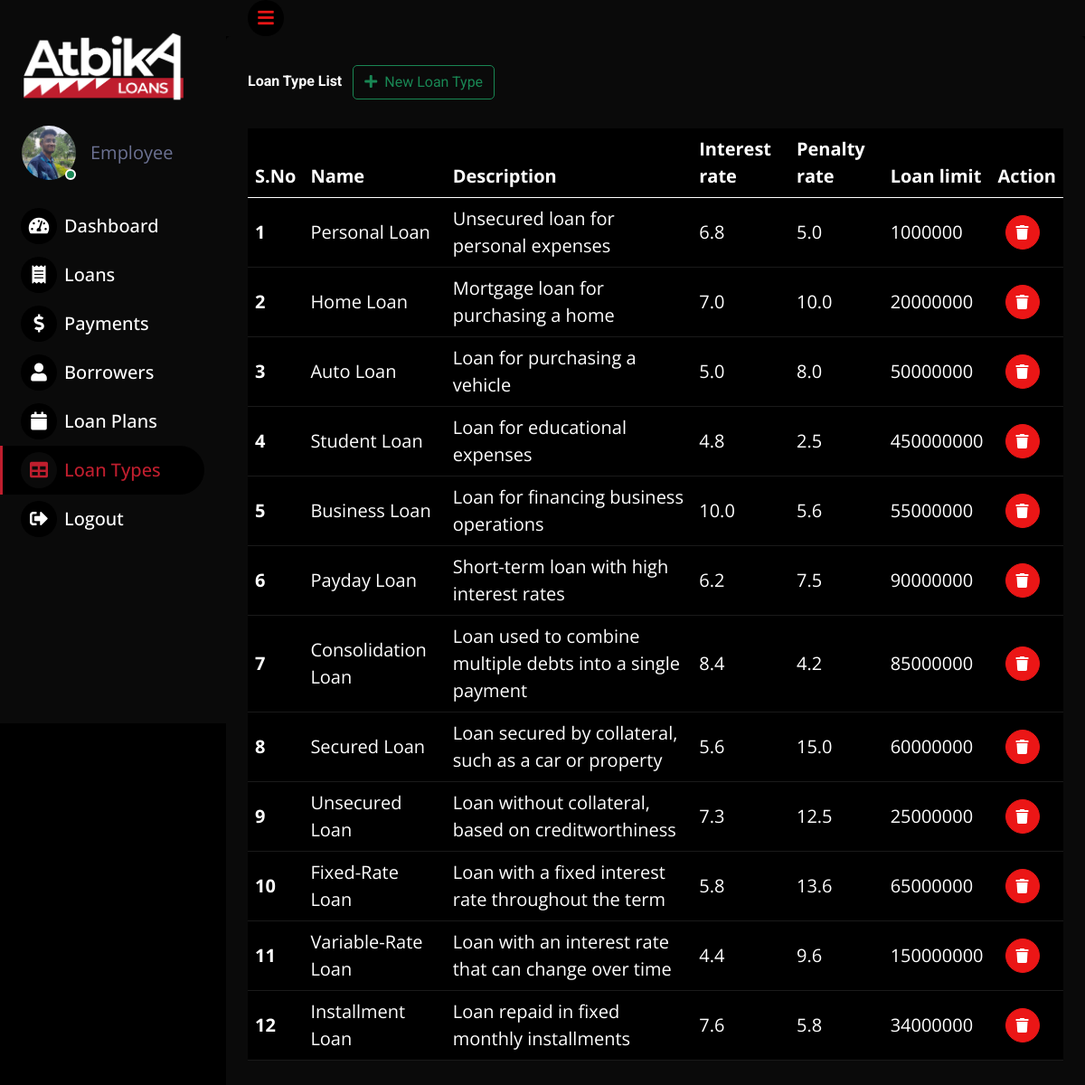
The app's page /loantypes with its own data.
### applications/models.py (models this page shows)
class LO_TY(db.Model):
    __tablename__ = 'lo_ty'
    loty_id= db.Column(db.Integer, primary_key=True)
    loty_name = db.Column(db.String, nullable=False,unique=True)
    desc = db.Column(db.String, nullable=False)
    int_rate = db.Column(db.REAL, nullable=False)
    penalty_rate=db.Column(db.REAL, nullable=False)
    maxloan_amt = db.Column(db.Integer, nullable=False)

### applications/controllers.py (the view)
@app.route("/loantypes", methods=["GET", "POST"])
def a6():
    if request.method == "GET":
        return render_template("loantypes.html", emp=name.capitalize(),loantypes=[i for i in LO_TY.query.all()])
    elif request.method=="POST":
        db.session.add(LO_TY(loty_name=request.form["l_name"],desc=request.form["l_desc"],int_rate=request.form["l_int_rate"]
                             ,maxloan_amt=request.form["max_amt"]))
        db.session.commit()
        return render_template("loantypes.html", emp=name.capitalize(),loantypes=[i for i in LO_TY.query.all()])

### templates/loantypes.html (shortened to what this page needs)
<!DOCTYPE html>
<html lang="en">
<head>
    <link href="https://cdnjs.cloudflare.com/ajax/libs/font-awesome/5.10.0/css/all.min.css" rel="stylesheet">
    <link href="https://cdn.jsdelivr.net/npm/bootstrap-icons@1.4.1/font/bootstrap-icons.css" rel="stylesheet">
    <link href="/static/lib/owlcarousel/assets/owl.carousel.min.css" rel="stylesheet">
    <link href="/static/lib/tempusdominus/css/tempusdominus-bootstrap-4.min.css" rel="stylesheet" />
    <link href="/static/css/bootstrap.min.css" rel="stylesheet">
    <link href="/static/css/style.css" rel="stylesheet">
    <link href="/static/style.css" rel="stylesheet">
</head>
<body>
    <div class="container-fluid position-relative d-flex p-0">
        <div class="sidebar pe-4 pb-3">
            <nav class="navbar bs-gray-dark navbar-dark">
                <a href="home.html" class="navbar-brand mx-4 mb-3">
                    <img src="/static/img/logo.png" height="85" style="margin-top: 20px;">
                </a>
                <div class="d-flex align-items-center ms-4 mb-4 img1">
                    <div class="position-relative">
                        <img class="rounded-circle" src="/static/img/emp.jpeg" alt="" style="width: 60px; height: 60px;">
                        <div
                            class="bg-success rounded-circle border border-2 border-white position-absolute end-0 bottom-0 p-1" id="hide">
                        </div>
                    </div>
                    <div class="ms-3">
                        <span>Employee</span>
                    </div>
                </div>
                <div class="navbar-nav w-100">
                    <a href="/home" class="nav-item nav-link"><i class="fa fa-tachometer-alt me-2"></i>Dashboard</a>
                    <a href="/loans" class="nav-item nav-link"><i class="fa fa-receipt me-2"></i>Loans</a>
                    <a href="/payments" class="nav-item nav-link"><i
                            class="fa fa-dollar-sign me-2"></i>Payments</a>
                    <a href="/borrowers" class="nav-item nav-link"><i class="fa fa-user me-2"></i>Borrowers</a>
                    <a href="/loanplans" class="nav-item nav-link"><i class="fa fa-calendar me-2"></i>Loan Plans</a>
                    <a href="/loantypes" class="nav-item nav-link active"><i class="fa fa-table me-2"></i>Loan Types</a>
                    <a href="/" class="nav-item nav-link"><i class="fa fa-sign-out-alt me-2"></i>Logout</a>
                </div>
            </nav>
        </div>
        <div class="content">
            <nav class="navbar navbar-expand bg-secondary navbar-dark sticky-top px-4 py-0">
                <a href="#" class="sidebar-toggler flex-shrink-0">
                    <i class="fa fa-bars"></i>
                </a>
            </nav>
            <div class="col-sm-12 col-xl-12">
                <div class="bg-secondary rounded h-100 p-4">
                    <h6 class="mb-4">Loan Type List
                        <button id="showDialog" type="button" class="btn btn-outline-success m-2">
                            <i class="fa fa-plus me-2"></i>New Loan Type
                        </button>
                    </h6>
                    <table class="table table-dark" style="vertical-align: middle;">
                        <thead>
                            <tr>
                                <th scope="col">S.No</th>
                                <th scope="col">Name</th>
                                <th scope="col">Description</th>
                                <th scope="col">Interest rate</th>
                                <th scope="col">Penalty rate</th>
                                <th scope="col">Loan limit</th>
                                <th scope="col">Action</th>
                            </tr>
                        </thead>
                        <tbody>
                        {% for i in loantypes %}
                            <tr>
                                <th scope="row">{{loantypes.index(i)+1}}</th>
                                <td>
                                    {{i.loty_name}}
                                </td>
                                <td>
                                    {{i.desc}}
                                </td>
                                <td>
                                    {{i.int_rate}}
                                </td>
                                <td>
                                    {{i.penalty_rate}}
                                </td>
                                <td>
                                    {{i.maxloan_amt}}
                                </td>
                                <td>
                                    <a href="/loantypes/{{i.loty_id}}/delete"><button type="button" class="btn btn-square btn-primary m-2"><i
                                            class="fa fa-trash"></i></button></a>
                                </td>
                            </tr>
                        {% endfor %}
                        </tbody>
                    </table>
                </div>
            </div>
        </div>
</body>
</html>

### static/css/style.css (style rules this page uses)
:root { --primary: #BF1E2E; --secondary: rgb(10, 10,10); --light: white; --dark: #000000; }
.btn { transition: .5s; }
.btn-square { width: 38px; height: 38px; }
.btn-square, .btn-sm-square, .btn-lg-square { padding: 0; display: inline-flex; align-items: center; justify-content: center; font-weight: normal; border-radius: 50px; }
.sidebar { position: fixed; top: 0; left: 0; bottom: 0; width: 250px; height: 100vh; overflow-y: auto; background: var(--secondary); transition: 0.5s; z-index: 999; }
.content { margin-left: 250px; min-height: 100vh; background: var(--dark); transition: 0.5s; }
@media (min-width: 992px) { .sidebar { margin-left: 0; } }
@media (min-width: 992px) { .content { width: calc(100% - 250px); } }
.sidebar .navbar .navbar-nav .nav-link { padding: 7px 20px; color: var(--light); font-weight: 500; border-left: 3px solid var(--secondary); border-radius: 0 30px 30px 0; outline: none; }
.sidebar .navbar .navbar-nav .nav-link:hover, .sidebar .navbar .navbar-nav .nav-link.active { color: var(--primary); background: var(--dark); border-color: var(--primary); }
.sidebar .navbar .navbar-nav .nav-link i { width: 40px; height: 40px; display: inline-flex; align-items: center; justify-content: center; background: var(--dark); border-radius: 40px; }
.sidebar .navbar .navbar-nav .nav-link:hover i, .sidebar .navbar .navbar-nav .nav-link.active i { background: var(--secondary); }
.content .navbar .sidebar-toggler, .content .navbar .navbar-nav .nav-link i { width: 40px; height: 40px; display: inline-flex; align-items: center; justify-content: center; background: var(--dark); border-radius: 40px; }

### static/style.css (style rules this page uses)
body { font-size:20px; }
img { transition:transform .5s; }

### records on screen
LO_TY: loantypes "1", loty_name "Personal Loan", desc "Unsecured loan for personal expenses", int_rate "6.8", penalty_rate "5.0", maxloan_amt "1000000"
LO_TY: loantypes "2", loty_name "Home Loan", desc "Mortgage loan for purchasing a home", int_rate "7.0", penalty_rate "10.0", maxloan_amt "20000000"
LO_TY: loantypes "3", loty_name "Auto Loan", desc "Loan for purchasing a vehicle", int_rate "5.0", penalty_rate "8.0", maxloan_amt "50000000"
LO_TY: loantypes "4", loty_name "Student Loan", desc "Loan for educational expenses", int_rate "4.8", penalty_rate "2.5", maxloan_amt "450000000"
LO_TY: loantypes "5", loty_name "Business Loan", desc "Loan for financing business operations", int_rate "10.0", penalty_rate "5.6", maxloan_amt "55000000"
LO_TY: loantypes "6", loty_name "Payday Loan", desc "Short-term loan with high interest rates", int_rate "6.2", penalty_rate "7.5", maxloan_amt "90000000"
LO_TY: loantypes "7", loty_name "Consolidation Loan", desc "Loan used to combine multiple debts into a single payment", int_rate "8.4", penalty_rate "4.2", maxloan_amt "85000000"
LO_TY: loantypes "8", loty_name "Secured Loan", desc "Loan secured by collateral, such as a car or property", int_rate "5.6", penalty_rate "15.0", maxloan_amt "60000000"
LO_TY: loantypes "9", loty_name "Unsecured Loan", desc "Loan without collateral, based on creditworthiness", int_rate "7.3", penalty_rate "12.5", maxloan_amt "25000000"
LO_TY: loantypes "10", loty_name "Fixed-Rate Loan", desc "Loan with a fixed interest rate throughout the term", int_rate "5.8", penalty_rate "13.6", maxloan_amt "65000000"
LO_TY: loantypes "11", loty_name "Variable-Rate Loan", desc "Loan with an interest rate that can change over time", int_rate "4.4", penalty_rate "9.6", maxloan_amt "150000000"
LO_TY: loantypes "12", loty_name "Installment Loan", desc "Loan repaid in fixed monthly installments", int_rate "7.6", penalty_rate "5.8", maxloan_amt "34000000"
